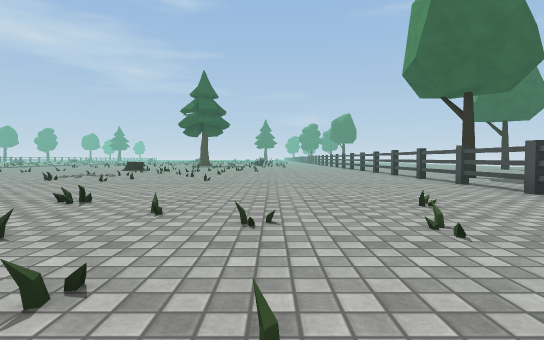
view 1 (above)

19 first-person views from a walk through a 3-D level made in the Unity game engine. The camera is 0.66 m above the floor, tilts 2° down and sees 80° across. The floor is counted in squares, 1 m on a side. Each view is taken from the middle of a square. On the plan, view 1 faces up. The plan holds only what a view shows up to about 10 squares ahead; the rest is blank. The place goes on beyond the plan. The player character is not drawn. Some surface patterns are stand-ins.

view 2
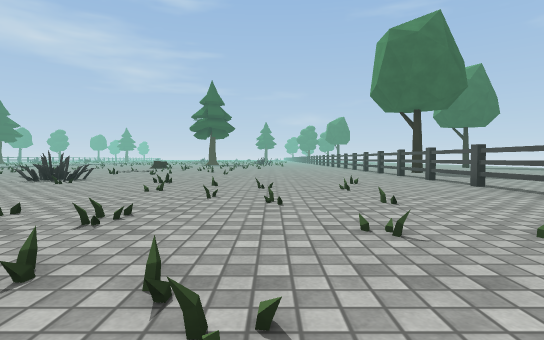

view 3
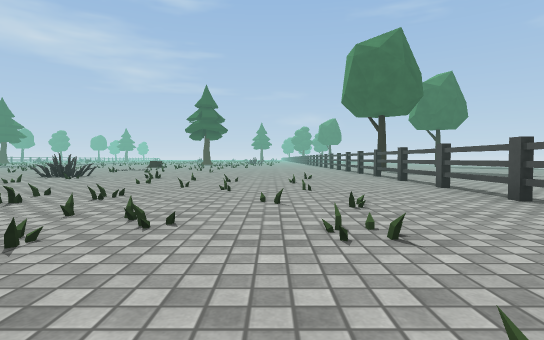

view 4
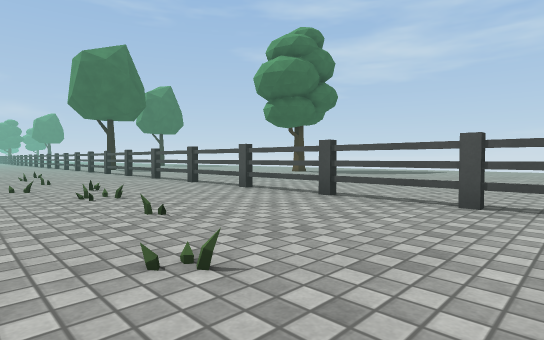

view 5
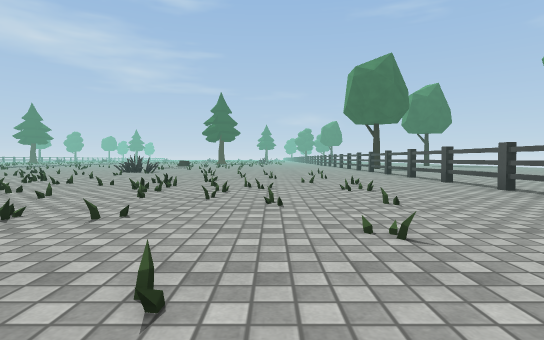

view 6
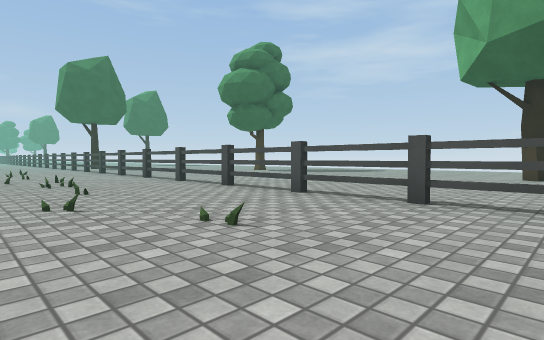

view 7
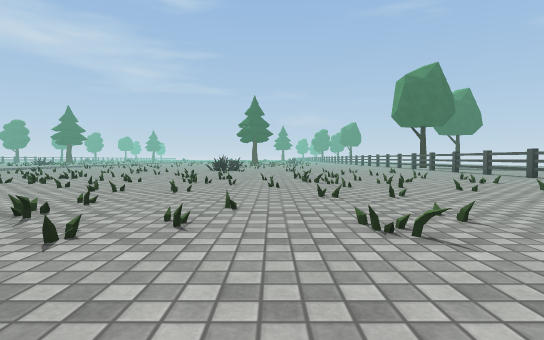

view 8
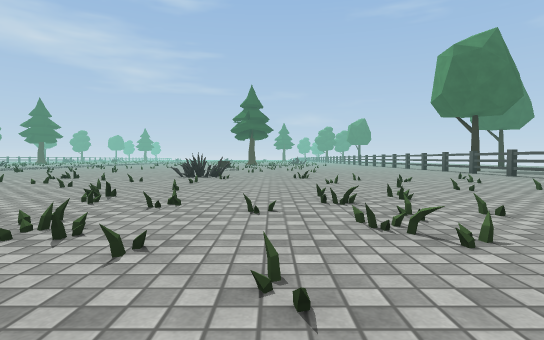

view 9
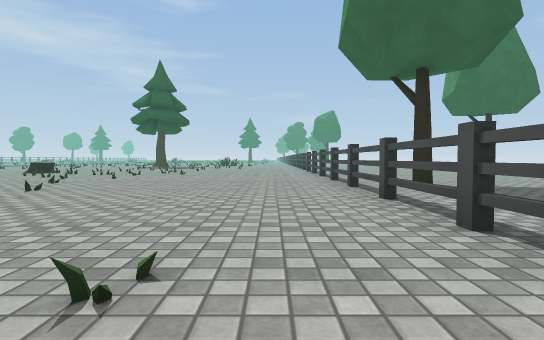

view 10
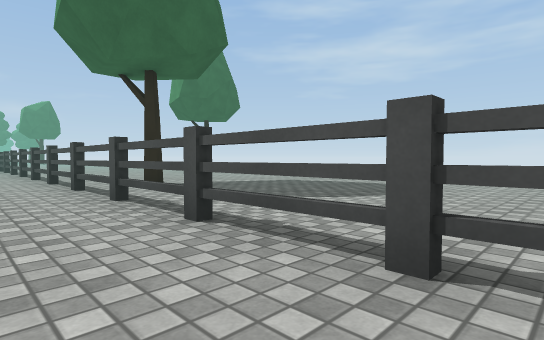

view 11
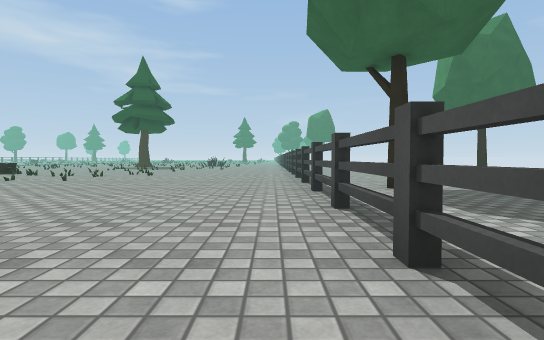

view 12
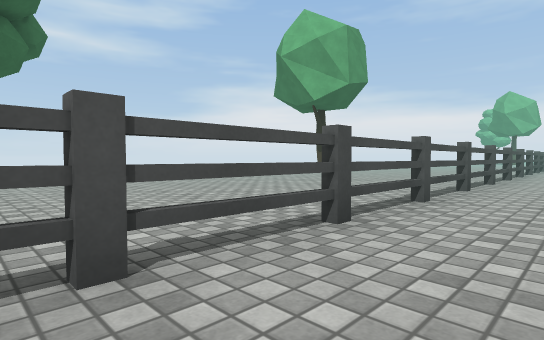

view 13
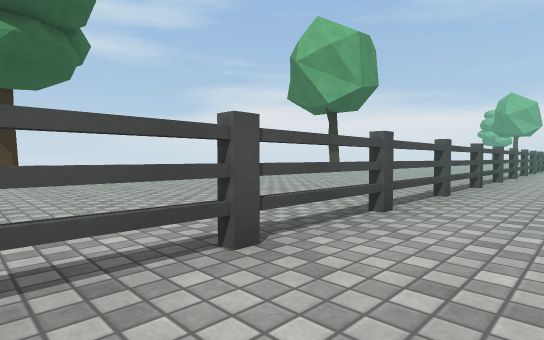

view 14
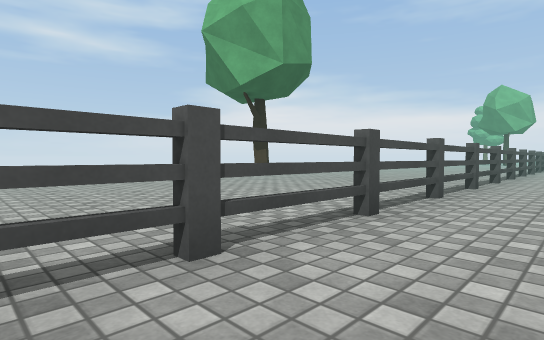

view 15
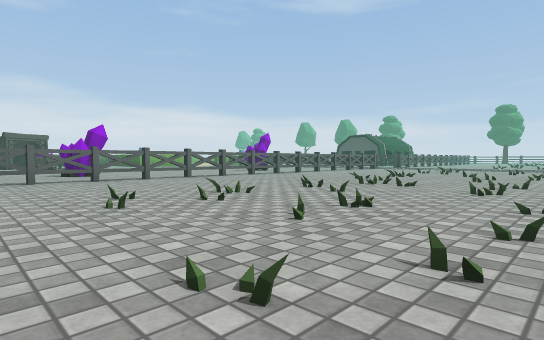

view 16
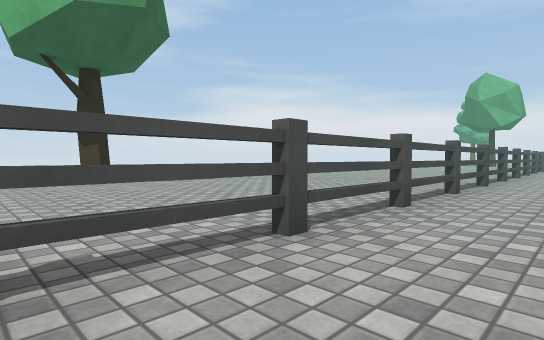

view 17
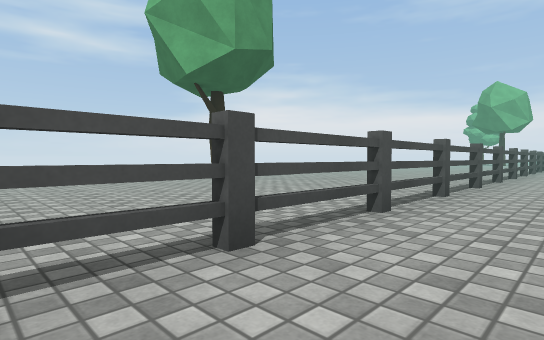

view 18
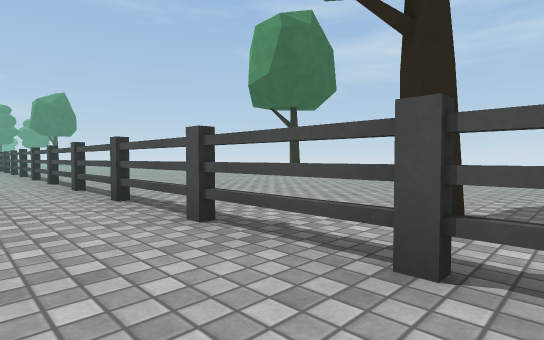

view 19
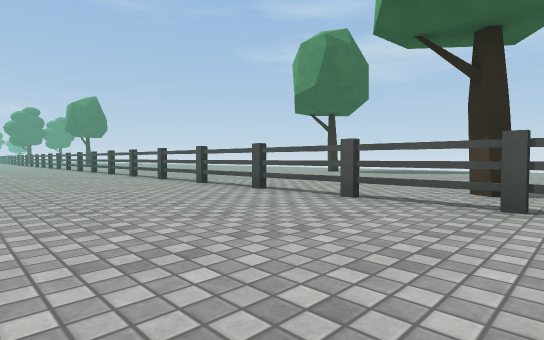

### Floor plan
Key: @ floor where view 1 was taken; # wall or solid block; . floor; / step, stairs or slope; = window, fence, low wall or low ledge; T tree; F fence; O other object.
Columns run from 12 left of view 1 to 13 right of it. Each row starts with its distance up from view 1.
 14         /.=......F......
 13        ..........F......
 12        ..=.......F.T.....
 11         .........F.T.....
 10     .=...........F.....
  9     ...=..=......F......
  8      ............F.......
  7       ...........F.......
  6     ..O..........F.......
  5     .....=.......F.......
  4 ... ..=....=..=..F.......
  3 =.=.=.=...=.=.=..F...
  2  ................F.......T
  1   .==.=....==.=..F.......
  0    ..=...=..@....F.......
 -1     .=#=.==..=...F.......
 -2     ..= .#==..=..F.......
 -3  ==#=.=#.==#=.=..F.......
 -4  ..=...==.==.....F.......
 -5 =..==.=....==.=..F.......
 -6  ....==..........F.......
 -7   =......==..=...F.......
 -8    .==.=...=.....F.......
 -9     .=.=.==......F.......
-10      .=....=..=..F.......
-11       ...........F......T
-12        ..........F.......

Positions as (right, up) in squares from view 1, and headings:
1: (0, 0), facing up
2: (0, -4), facing up
3: (1, -6), facing up
4: (0, -9), facing up-right
5: (0, -10), facing up
6: (0, -12), facing up-right
7: (-4, -12), facing up
8: (-4, -6), facing up
9: (3, 3), facing up
10: (3, 3), facing up-right
11: (4, 4), facing up
12: (3, 2), facing down-right
13: (3, 3), facing down-right
14: (3, -2), facing down-right
15: (1, -4), facing down-left
16: (3, -8), facing down-right
17: (3, -4), facing down-right
18: (3, 10), facing up-right
19: (0, 10), facing up-right
